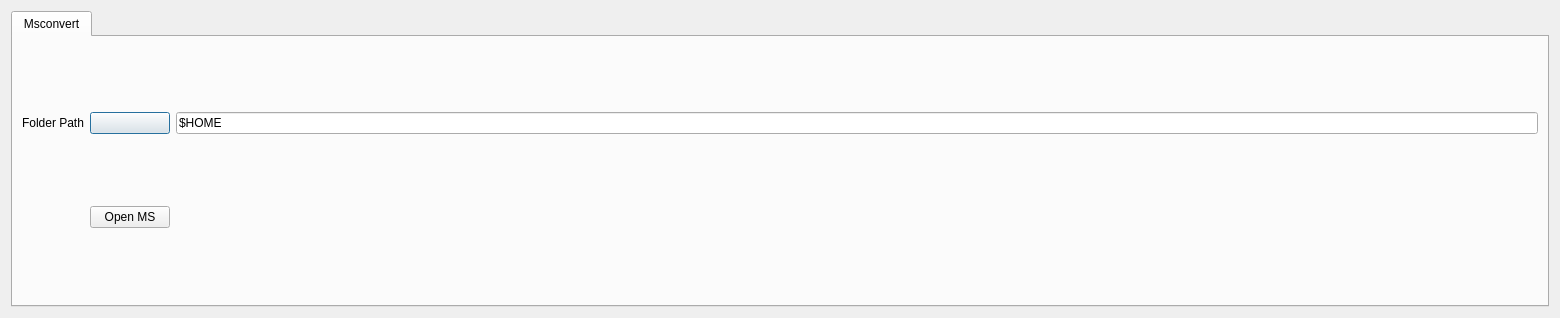
<?xml version="1.0" encoding="UTF-8"?>
<ui version="4.0">
 <class>MsConvertForm</class>
 <widget class="QDialog" name="MsConvertForm">
  <property name="geometry">
   <rect>
    <x>0</x>
    <y>0</y>
    <width>1560</width>
    <height>318</height>
   </rect>
  </property>
  <property name="sizePolicy">
   <sizepolicy hsizetype="Minimum" vsizetype="Maximum">
    <horstretch>0</horstretch>
    <verstretch>0</verstretch>
   </sizepolicy>
  </property>
  <property name="windowTitle">
   <string>Options</string>
  </property>
  <layout class="QGridLayout" name="gridLayout">
   <item row="0" column="0">
    <widget class="QTabWidget" name="tabWidget">
     <property name="currentIndex">
      <number>0</number>
     </property>
     <widget class="QWidget" name="Msconvert">
      <attribute name="title">
       <string>Msconvert</string>
      </attribute>
      <layout class="QGridLayout" name="gridLayout_5">
       <item row="0" column="1">
        <widget class="QLabel" name="label_25">
         <property name="text">
          <string>Folder Path</string>
         </property>
        </widget>
       </item>
       <item row="0" column="4">
        <widget class="QPushButton" name="selectDriveFolderPath">
         <property name="icon">
          <iconset resource="../mzroll.qrc">
           <normaloff>:/images/fileopen.png</normaloff>:/images/fileopen.png</iconset>
         </property>
        </widget>
       </item>
       <item row="0" column="5">
        <widget class="QLineEdit" name="msconvertFolderPath">
         <property name="text">
          <string>$HOME</string>
         </property>
         <property name="placeholderText">
          <string>rawExtractor.exe</string>
         </property>
        </widget>
       </item>
       <item row="1" column="4">
        <widget class="QPushButton" name="openMsconvert">
         <property name="text">
          <string>Open MS</string>
         </property>
        </widget>
       </item>
      </layout>
     </widget>
    </widget>
   </item>
  </layout>
 </widget>
 <tabstops>
  <tabstop>selectDriveFolderPath</tabstop>
  <tabstop>msconvertFolderPath</tabstop>
  <tabstop>tabWidget</tabstop>
 </tabstops>
 <resources>
  <include location="../mzroll.qrc"/>
  <include location="../mzroll.qrc"/>
 </resources>
 <connections/>
</ui>
